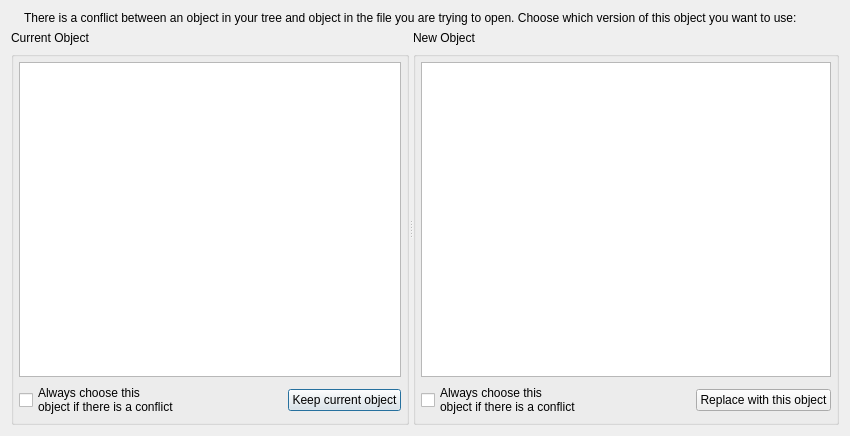
<ui version="4.0" >
 <class>ObjConflictResolutionDialog_q</class>
 <widget class="QDialog" name="ObjConflictResolutionDialog_q" >
  <property name="geometry" >
   <rect>
    <x>0</x>
    <y>0</y>
    <width>850</width>
    <height>436</height>
   </rect>
  </property>
  <property name="windowTitle" >
   <string>Conflict Resolution</string>
  </property>
  <layout class="QGridLayout" >
   <property name="margin" >
    <number>11</number>
   </property>
   <property name="spacing" >
    <number>6</number>
   </property>
   <item row="0" column="0" >
    <widget class="QLabel" name="dlgIcon" >
     <property name="sizePolicy" >
      <sizepolicy>
       <hsizetype>0</hsizetype>
       <vsizetype>0</vsizetype>
       <horstretch>0</horstretch>
       <verstretch>0</verstretch>
      </sizepolicy>
     </property>
     <property name="pixmap" >
      <pixmap/>
     </property>
     <property name="scaledContents" >
      <bool>true</bool>
     </property>
     <property name="wordWrap" >
      <bool>false</bool>
     </property>
    </widget>
   </item>
   <item row="0" column="1" >
    <widget class="QLabel" name="dialogHeading" >
     <property name="sizePolicy" >
      <sizepolicy>
       <hsizetype>7</hsizetype>
       <vsizetype>5</vsizetype>
       <horstretch>0</horstretch>
       <verstretch>0</verstretch>
      </sizepolicy>
     </property>
     <property name="text" >
      <string>There is a conflict between an object in your tree and object in the file you are trying to open. Choose which version of this object you want to use:</string>
     </property>
     <property name="alignment" >
      <set>Qt::AlignVCenter</set>
     </property>
     <property name="wordWrap" >
      <bool>true</bool>
     </property>
    </widget>
   </item>
   <item row="1" column="0" colspan="2" >
    <widget class="QSplitter" name="splitter2" >
     <property name="orientation" >
      <enum>Qt::Horizontal</enum>
     </property>
     <widget class="QWidget" name="layout3" >
      <layout class="QVBoxLayout" >
       <property name="margin" >
        <number>0</number>
       </property>
       <property name="spacing" >
        <number>6</number>
       </property>
       <item>
        <widget class="QLabel" name="currentObjLbl" >
         <property name="text" >
          <string>Current Object </string>
         </property>
         <property name="alignment" >
          <set>Qt::AlignVCenter</set>
         </property>
         <property name="wordWrap" >
          <bool>true</bool>
         </property>
        </widget>
       </item>
       <item>
        <widget class="QGroupBox" name="groupBox1" >
         <property name="sizePolicy" >
          <sizepolicy>
           <hsizetype>5</hsizetype>
           <vsizetype>7</vsizetype>
           <horstretch>0</horstretch>
           <verstretch>0</verstretch>
          </sizepolicy>
         </property>
         <property name="title" >
          <string/>
         </property>
         <layout class="QGridLayout" >
          <property name="margin" >
           <number>5</number>
          </property>
          <property name="spacing" >
           <number>6</number>
          </property>
          <item row="0" column="0" colspan="3" >
           <widget class="QTextBrowser" name="currentObj" />
          </item>
          <item row="1" column="2" >
           <widget class="QPushButton" name="useCurrentObj" >
            <property name="text" >
             <string>Keep current object</string>
            </property>
           </widget>
          </item>
          <item row="1" column="1" >
           <spacer>
            <property name="orientation" >
             <enum>Qt::Horizontal</enum>
            </property>
            <property name="sizeType" >
             <enum>QSizePolicy::Expanding</enum>
            </property>
            <property name="sizeHint" >
             <size>
              <width>20</width>
              <height>20</height>
             </size>
            </property>
           </spacer>
          </item>
          <item row="1" column="0" >
           <widget class="QCheckBox" name="currentAll" >
            <property name="text" >
             <string>Always choose this
object if there is a conflict</string>
            </property>
           </widget>
          </item>
         </layout>
        </widget>
       </item>
      </layout>
     </widget>
     <widget class="QWidget" name="layout4" >
      <layout class="QVBoxLayout" >
       <property name="margin" >
        <number>0</number>
       </property>
       <property name="spacing" >
        <number>6</number>
       </property>
       <item>
        <widget class="QLabel" name="newObjLbl" >
         <property name="text" >
          <string>New Object</string>
         </property>
         <property name="alignment" >
          <set>Qt::AlignVCenter</set>
         </property>
         <property name="wordWrap" >
          <bool>true</bool>
         </property>
        </widget>
       </item>
       <item>
        <widget class="QGroupBox" name="groupBox1_2" >
         <property name="sizePolicy" >
          <sizepolicy>
           <hsizetype>5</hsizetype>
           <vsizetype>7</vsizetype>
           <horstretch>0</horstretch>
           <verstretch>0</verstretch>
          </sizepolicy>
         </property>
         <property name="title" >
          <string/>
         </property>
         <layout class="QGridLayout" >
          <property name="margin" >
           <number>5</number>
          </property>
          <property name="spacing" >
           <number>6</number>
          </property>
          <item row="0" column="0" colspan="3" >
           <widget class="QTextBrowser" name="newObj" />
          </item>
          <item row="1" column="2" >
           <widget class="QPushButton" name="useNewObj" >
            <property name="text" >
             <string>Replace with this object</string>
            </property>
           </widget>
          </item>
          <item row="1" column="1" >
           <spacer>
            <property name="orientation" >
             <enum>Qt::Horizontal</enum>
            </property>
            <property name="sizeType" >
             <enum>QSizePolicy::Expanding</enum>
            </property>
            <property name="sizeHint" >
             <size>
              <width>20</width>
              <height>20</height>
             </size>
            </property>
           </spacer>
          </item>
          <item row="1" column="0" >
           <widget class="QCheckBox" name="newAll" >
            <property name="text" >
             <string>Always choose this
object if there is a conflict</string>
            </property>
           </widget>
          </item>
         </layout>
        </widget>
       </item>
      </layout>
     </widget>
    </widget>
   </item>
  </layout>
 </widget>
 <layoutdefault spacing="6" margin="11" />
 <tabstops>
  <tabstop>currentObj</tabstop>
  <tabstop>newObj</tabstop>
  <tabstop>currentAll</tabstop>
  <tabstop>useCurrentObj</tabstop>
  <tabstop>newAll</tabstop>
  <tabstop>useNewObj</tabstop>
 </tabstops>
 <resources/>
 <connections>
  <connection>
   <sender>useCurrentObj</sender>
   <signal>clicked()</signal>
   <receiver>ObjConflictResolutionDialog_q</receiver>
   <slot>reject()</slot>
   <hints>
    <hint type="sourcelabel" >
     <x>20</x>
     <y>20</y>
    </hint>
    <hint type="destinationlabel" >
     <x>20</x>
     <y>20</y>
    </hint>
   </hints>
  </connection>
  <connection>
   <sender>useNewObj</sender>
   <signal>clicked()</signal>
   <receiver>ObjConflictResolutionDialog_q</receiver>
   <slot>accept()</slot>
   <hints>
    <hint type="sourcelabel" >
     <x>20</x>
     <y>20</y>
    </hint>
    <hint type="destinationlabel" >
     <x>20</x>
     <y>20</y>
    </hint>
   </hints>
  </connection>
  <connection>
   <sender>currentAll</sender>
   <signal>toggled(bool)</signal>
   <receiver>ObjConflictResolutionDialog_q</receiver>
   <slot>setFlags()</slot>
   <hints>
    <hint type="sourcelabel" >
     <x>20</x>
     <y>20</y>
    </hint>
    <hint type="destinationlabel" >
     <x>20</x>
     <y>20</y>
    </hint>
   </hints>
  </connection>
  <connection>
   <sender>newAll</sender>
   <signal>toggled(bool)</signal>
   <receiver>ObjConflictResolutionDialog_q</receiver>
   <slot>setFlags()</slot>
   <hints>
    <hint type="sourcelabel" >
     <x>20</x>
     <y>20</y>
    </hint>
    <hint type="destinationlabel" >
     <x>20</x>
     <y>20</y>
    </hint>
   </hints>
  </connection>
 </connections>
</ui>
